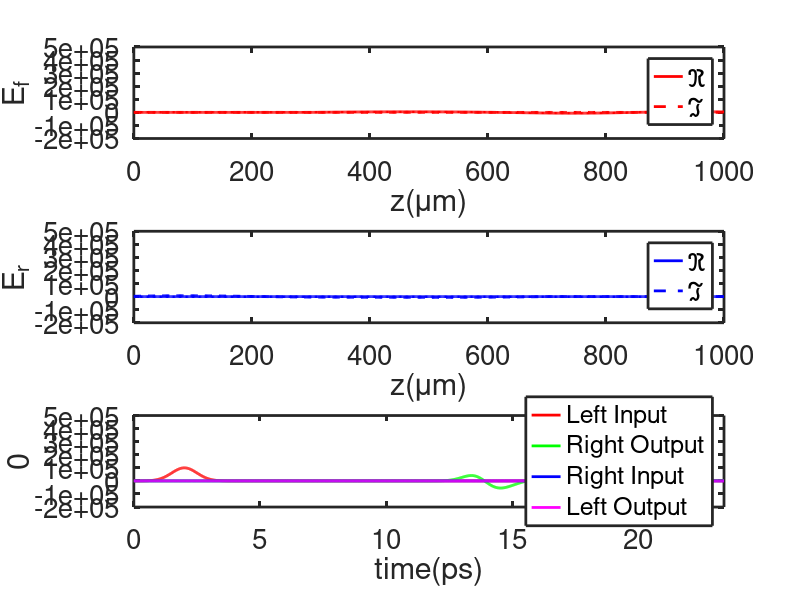

MATLAB code to generate this figure: (Note: this script raises an error after producing the figure.)
% ELEC 4700A - Project Milestone 3
% Name: Ayooluwa Owolabi and Student#: 101237575
% Adding a grating to the waveguide and analyzing wave propagation

% Set default plot appearance and visualization settings 
set(0, 'defaultaxesfontsize',20) % Sets the default font size of the axes
set(0, 'DefaultFigureWindowStyle','docked') % Sets the default Figure Window style to be docked 
set(0, 'DefaultLineLineWidth',2) % Sets the Default Line Width; i.e. from 0 to 2 
set(0, 'DefaultaxesLineWidth',2) % Sets the Default Line Width of the axes
% set(0, 'DefaultFigureWindowStyle','docked') - Duplicated code 


% Initializing Fundamental constants
c_c = 299792458; % Speed of light (m/s)
n_g = 3.5; % Group index of the medium
vg = c_c/n_g*1e2; % TWM Group velocity (cm/s)
L = 1000e-6*1e2; % Medium length (cm)
Lambda = 1550e-9; % Wavelength of light
Nz = 500; % Spatial points
dz = L/(Nz-1); % Spatial step
dt = dz/vg; % Time step
Nt = floor(2*Nz); % Time steps
time = linspace(0, Nt*dt, Nt);

% Input pulse parameters (Modulated Gaussian)
InputParasL.E0= 1e5;  % Amplitude
InputParasL.we= 0;    % Angular Frequency
InputParasL.t0= 2e-12;  % Time offset 
InputParasL.wg= 5e-13;  % Gaussian width 
InputParasL.phi= 0; % phase
InputParasR = 0;

% Define spatial grid
z = linspace(0, L, Nz).';

% Define kappa (grating strength)
kappa0 = 100;
kappa = kappa0 * ones(size(z));
kappa(z < 0.3*L | z > 0.7*L) = 0; % Grating in central region

% Plot kappa vs z
figure;
plot(z, kappa, 'k', 'LineWidth', 2);
xlabel('z (cm)');
ylabel('\kappa');
title('Grating Profile');

% Initialize fields
Ef = zeros(size(z));
Er = zeros(size(z));

% Define Gaussian-modulated input source
SourceFct = @(t, InputParas) InputParas.E0 * exp(-((t-InputParas.t0).^2) / (2 * InputParas.wg^2)) .* exp(1j * (InputParas.we * t + InputParas.phi));

% Reflection coefficients
RL = 0i;
RR = 0i;

% Adding more input parameters and simulation parameters (Gain and Detuning factors)
beta_r = 0; % Gain Factor (γ)
beta_i = 0; % Detuning factor 
% Define and Initialize the simulation parameters 
plotN = 50; % How often the plots are updated (output speed)
XL = [0, L];
YL = [-2*InputParasL.E0, 5*InputParasL.E0]; % Range of the y-axis 
fsync = dt*vg/dz; % Field sync factor
tmax = Nt*dt; % Max simulation time 
t_L = dt*Nz; % time to travel the lenght of the medium 

% Initialize input and output signals
InputL = zeros(1, Nt); 
InputR = zeros(1, Nt);
OutputL = zeros(1, Nt); 
OutputR = zeros(1, Nt);

% Ef = zeros(size(z)); % Forward propagating electric field 
% Er = zeros(size(z)); % Reverse propagating electric field 

% Modified Ef and Modified Er 
beta = ones(size(z))*(beta_r+1i*beta_i);
exp_det = exp(-1i*dz*beta);

% Ef1 = @SourceFct_M3; % Left source function
% ErN = @SourceFct_M3; % Right source function
% 
% % The intial time step
% t = 0; 
% time(1) = t;
% 
% % Set initial conditions for the fields 
% InputL(1) = Ef1(t,InputParasL); % Left input 
% InputR(1) = ErN(t,InputParasR); % Right input 
% OutputR(1) = Ef(Nz); % Right output 
% OutputL(1) = Er(1); % Left output 
% Ef(1) = InputL(1); % Forward field 
% Er(Nz) = InputR(1); % Reverse field
% 
% % Plot initial fields 
% figure('name','Fields')
% subplot(3,1,1)
% plot(z*10000,real(Ef),'r'); % Real part of forward field 
% hold off
% xlabel('z(\mum)')
% ylabel('E_f')
% subplot(3,1,2)
% plot(z*10000,real(Er), 'b'); % Real part of the reverse field 
% xlabel('z(\mum)')
% ylabel('E_r')
% hold off
% subplot(3,1,3)
% plot(time*1e12,real(InputL),'r'); hold on
% plot(time*1e12,real(OutputR), 'r--'); % Real part of input/output fields
% plot(time*1e12,real(InputR),'b'); hold on
% plot(time*1e12,real(OutputL),'b--');
% xlabel('time(ps)')
% ylabel('E')
% 
% hold off

% Initialize time vector
time_vec = zeros(1, Nt);  % Allocate memory to avoid dynamic resizing

% Define loop for the time stepping of the field propagation 
for i = 2:Nt
    time_vec(i) = dt * (i-1);  % Update time at each step
    t = time_vec(i);
    InputL(i) = SourceFct(t, InputParasL);

    % Modified Ef and Er to implement the reflections 
    Ef(1) = InputL(i) + RL*Er(1);
    Er(Nz) = RR * Ef(Nz);

    % % The time is updated 
    % t = dt*(i-1);
    % time(i) = t;

    % Stores the previous Ef values 
    Ef_prev = Ef;
    Er_prev = Er;
    
    % Update forward and backward fields with grating terms
    Ef(2:Nz) = fsync*exp_det(1:Nz-1).*Ef(1:Nz-1) + 1i * dz * kappa(2:Nz) .* Er(2:Nz);
    Er(1:Nz-1) = fsync*exp_det(2:Nz).*Er(2:Nz) + 1i * dz * kappa(1:Nz-1) .* Ef_prev(1:Nz-1);

    % The modified Output implementing the mirrors 
    OutputR(i) = Ef(Nz)*(1-RR);
    OutputL(i) = Er(1)*(1-RL);

    % The periodic plotting of the field 
    if mod(i,plotN) == 0
        subplot(3,1,1)
        plot(z*10000,real(Ef), 'r'); hold on
        plot(z*10000,imag(Ef), 'r--'); hold off
        xlim(XL*1e4)
        ylim(YL)
        xlabel('z(\mum)')
        ylabel('E_f')
        legend('\Re','\Im')
        hold off 
        subplot(3,1,2)
        plot(z*10000,real(Er), 'b'); hold on
        plot(z*10000,imag(Er), 'b--'); hold off
        xlim(XL*1e4)
        ylim(YL)
        xlabel('z(\mum)')
        ylabel('E_r')
        legend('\Re', '\Im')

        hold off
        subplot(3,1,3);
        plot(time*1e12,real(InputL), 'r'); hold on
        plot(time*1e12,real(OutputR), 'g');
        plot(time*1e12,real(InputR), 'b'); 
        plot(time*1e12,real(OutputL), 'm');
        xlim([0,Nt*dt*1e12])
        ylim(YL)
        xlabel('time(ps)')
        ylabel('0')
        legend('Left Input', 'Right Output', 'Right Input', 'Left Output', 'Location', 'east')
        hold off
        pause(0.01) % The pause considered to allow for the plotting animation
    end 
end 

% Compute and plot spectral content
fftOutputR = fftshift(fft(OutputR));
fftOutputL = fftshift(fft(OutputL));
fftInputL = fftshift(fft(InputL));
omega = fftshift(wspace_M3(time));

% Plot time-domain output
figure;
plot(time_vec * 1e12, real(OutputR), 'r');
xlabel('Time (ps)'); 
ylabel('Output Signal');
title('Time Domain Output vs Time');

figure;
tiledlayout(3,1);

% Plot FFT Magnitude (Right Output)
% This gives a high pass filter (transmission) because the low frequencies are attenuated
% allowing the high frequencies to match and pass through
nexttile;
plot(omega, abs(fftOutputR), 'r');
xlabel('Frequency (rad/s)');
ylabel('|FFT(OutputR)|');
title('Magnitude of FFT Output (Right)');

% Plot FFT Magnitude (Left Output)
% This gives a low pass filter (reflection) because the high frequencies
% are attenuated allowing the low frequencies to match and pass through
% attenuated 
nexttile;
plot(omega, abs(fftOutputL), 'b');
xlabel('Frequency (rad/s)');
ylabel('|FFT(OutputL)|');
title('Magnitude of FFT Output (Left)');

% Plot FFt Magnitude (Gaussian)
nexttile; 
plot(omega, abs(fftInputL), 'm');
xlabel('Frequency (rad/s)');
ylabel('|InputL|');
title('Magnitude of InputL')
